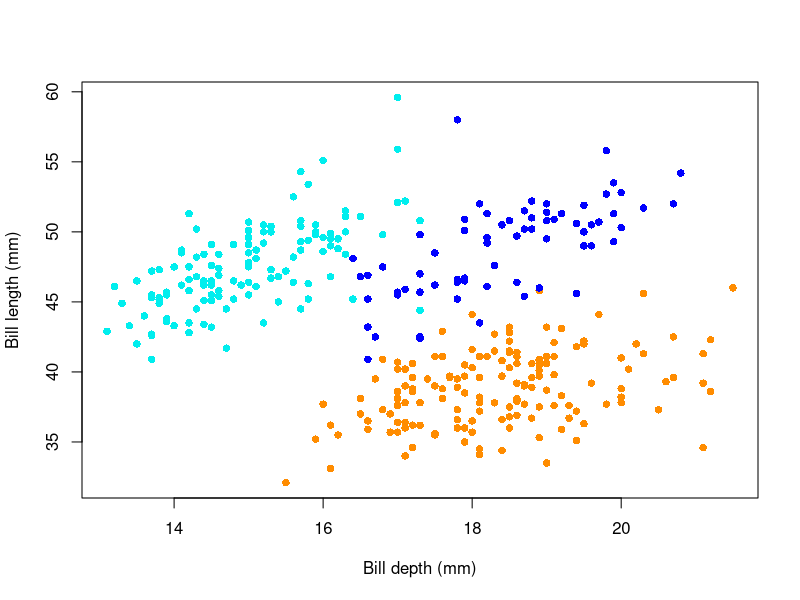

Source code (R):
#This script plots bill length versus depth for the three species of the *palmerpenguins* dataset

#install the below packages if they are not already installed 
library(palmerpenguins)

#create a dataframe indicating which colour each species should appear on the plot

colours <- data.frame (species  = c("Adelie", "Chinstrap", "Gentoo"),
                       color = c("darkorange", "blue", "cyan2")
)

#join this new dataframe to the penguins dataframe 

penguins_col <- merge(x=penguins, y=colours, by="species", all.x=TRUE)
  
#create a simple scatter plot, with species distinguished by colour

plot(penguins_col$bill_depth_mm, penguins_col$bill_length_mm, pch=16, col= penguins_col$color, xlab = "Bill depth (mm)", ylab = "Bill length (mm)")

